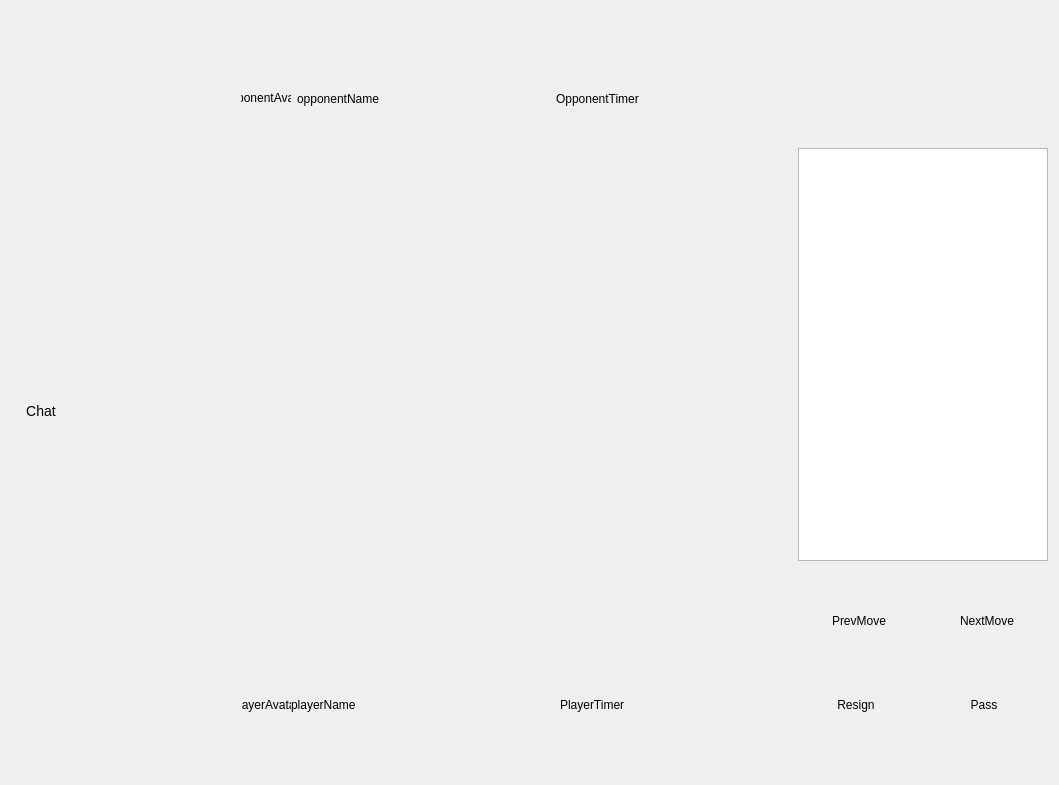
<?xml version="1.0" encoding="UTF-8"?>
<ui version="4.0">
 <class>main</class>
 <widget class="QWidget" name="main">
  <property name="geometry">
   <rect>
    <x>0</x>
    <y>0</y>
    <width>1059</width>
    <height>785</height>
   </rect>
  </property>
  <property name="windowTitle">
   <string>Form</string>
  </property>
  <layout class="QHBoxLayout" name="horizontalLayout_11">
   <item>
    <layout class="QVBoxLayout" name="verticalLayout_2" stretch="1,2,12,2,1">
     <item>
      <spacer name="verticalSpacer_3">
       <property name="orientation">
        <enum>Qt::Orientation::Vertical</enum>
       </property>
       <property name="sizeHint" stdset="0">
        <size>
         <width>20</width>
         <height>40</height>
        </size>
       </property>
      </spacer>
     </item>
     <item>
      <layout class="QHBoxLayout" name="horizontalLayout_8" stretch="4,9,5">
       <item>
        <spacer name="horizontalSpacer_7">
         <property name="orientation">
          <enum>Qt::Orientation::Horizontal</enum>
         </property>
         <property name="sizeHint" stdset="0">
          <size>
           <width>40</width>
           <height>20</height>
          </size>
         </property>
        </spacer>
       </item>
       <item>
        <layout class="QHBoxLayout" name="horizontalLayout" stretch="2,3,7,1,5">
         <item>
          <widget class="QPushButton" name="opponentAvatar">
           <property name="styleSheet">
            <string notr="true">QPushButton#opponentAvatar {
    border: 2px ;           /* зеленая рамка */
    border-radius: 25px;           /* прозрачный фон */
    min-width: 50px;                      /* фиксированный размер */
    min-height: 50px;
    max-width: 50px;
    max-height: 50px;
}

/* Эффект при наведении */
QPushButton#opponentAvatar:hover{
    border-color: #FF9800;                 /* оранжевая рамка при наведении */
    opacity: 0.8;
}</string>
           </property>
           <property name="text">
            <string>opponentAvatar</string>
           </property>
          </widget>
         </item>
         <item>
          <widget class="QLabel" name="opponentName">
           <property name="text">
            <string>opponentName</string>
           </property>
          </widget>
         </item>
         <item>
          <spacer name="horizontalSpacer">
           <property name="orientation">
            <enum>Qt::Orientation::Horizontal</enum>
           </property>
           <property name="sizeHint" stdset="0">
            <size>
             <width>40</width>
             <height>20</height>
            </size>
           </property>
          </spacer>
         </item>
         <item>
          <widget class="QLabel" name="timerOpponent">
           <property name="text">
            <string>OpponentTimer</string>
           </property>
          </widget>
         </item>
         <item>
          <spacer name="horizontalSpacer_2">
           <property name="orientation">
            <enum>Qt::Orientation::Horizontal</enum>
           </property>
           <property name="sizeHint" stdset="0">
            <size>
             <width>40</width>
             <height>20</height>
            </size>
           </property>
          </spacer>
         </item>
        </layout>
       </item>
       <item>
        <spacer name="horizontalSpacer_8">
         <property name="orientation">
          <enum>Qt::Orientation::Horizontal</enum>
         </property>
         <property name="sizeHint" stdset="0">
          <size>
           <width>40</width>
           <height>20</height>
          </size>
         </property>
        </spacer>
       </item>
      </layout>
     </item>
     <item>
      <layout class="QHBoxLayout" name="horizontalLayout_7" stretch="24,1,8">
       <item>
        <layout class="QHBoxLayout" name="horizontalLayout_6" stretch="1,8,20">
         <item>
          <widget class="QPushButton" name="buttonChat">
           <property name="styleSheet">
            <string notr="true">QPushButton#buttonChat {
    border-radius: 5px;
    padding: 8px 15px;
    font-size: 14px;
}</string>
           </property>
           <property name="text">
            <string>Chat</string>
           </property>
          </widget>
         </item>
         <item>
          <spacer name="horizontalSpacer_5">
           <property name="orientation">
            <enum>Qt::Orientation::Horizontal</enum>
           </property>
           <property name="sizeHint" stdset="0">
            <size>
             <width>40</width>
             <height>20</height>
            </size>
           </property>
          </spacer>
         </item>
         <item>
          <widget class="GoBoardWidget" name="boardWidget" native="true"/>
         </item>
        </layout>
       </item>
       <item>
        <spacer name="horizontalSpacer_6">
         <property name="orientation">
          <enum>Qt::Orientation::Horizontal</enum>
         </property>
         <property name="sizeHint" stdset="0">
          <size>
           <width>40</width>
           <height>20</height>
          </size>
         </property>
        </spacer>
       </item>
       <item>
        <layout class="QHBoxLayout" name="horizontalLayout_5" stretch="7">
         <item>
          <layout class="QVBoxLayout" name="verticalLayout" stretch="10,1,2,1">
           <item>
            <widget class="QListWidget" name="historyList">
             <property name="styleSheet">
              <string notr="true"/>
             </property>
            </widget>
           </item>
           <item>
            <spacer name="verticalSpacer">
             <property name="orientation">
              <enum>Qt::Orientation::Vertical</enum>
             </property>
             <property name="sizeHint" stdset="0">
              <size>
               <width>20</width>
               <height>40</height>
              </size>
             </property>
            </spacer>
           </item>
           <item>
            <layout class="QHBoxLayout" name="horizontalLayout_4">
             <item>
              <widget class="QPushButton" name="buttonPrevMove">
               <property name="styleSheet">
                <string notr="true">QPushButton#buttonPrevMove {
    border-radius: 5px;
    padding: 5px 20px;
    font-size: 12px;
}</string>
               </property>
               <property name="text">
                <string>PrevMove</string>
               </property>
              </widget>
             </item>
             <item>
              <widget class="QPushButton" name="buttonNextMove">
               <property name="styleSheet">
                <string notr="true">QPushButton#buttonNextMove {
    border-radius: 5px;
    padding: 5px 20px;
    font-size: 12px;
}</string>
               </property>
               <property name="text">
                <string>NextMove</string>
               </property>
              </widget>
             </item>
            </layout>
           </item>
           <item>
            <spacer name="verticalSpacer_2">
             <property name="orientation">
              <enum>Qt::Orientation::Vertical</enum>
             </property>
             <property name="sizeHint" stdset="0">
              <size>
               <width>20</width>
               <height>40</height>
              </size>
             </property>
            </spacer>
           </item>
          </layout>
         </item>
        </layout>
       </item>
      </layout>
     </item>
     <item>
      <layout class="QHBoxLayout" name="horizontalLayout_10" stretch="4,9,5">
       <property name="spacing">
        <number>0</number>
       </property>
       <item>
        <spacer name="horizontalSpacer_9">
         <property name="orientation">
          <enum>Qt::Orientation::Horizontal</enum>
         </property>
         <property name="sizeHint" stdset="0">
          <size>
           <width>40</width>
           <height>20</height>
          </size>
         </property>
        </spacer>
       </item>
       <item>
        <layout class="QHBoxLayout" name="horizontalLayout_2" stretch="2,3,7,1,5">
         <item>
          <widget class="QPushButton" name="playerAvatar">
           <property name="styleSheet">
            <string notr="true">QPushButton#playerAvatar {
    border: 2px ;           /* зеленая рамка */
    border-radius: 25px;                      /* прозрачный фон */
    min-width: 50px;                      /* фиксированный размер */
    min-height: 50px;
    max-width: 50px;
    max-height: 50px;
}

/* Эффект при наведении */
QPushButton#playerAvatar:hover{
    border-color: #FF9800;                 /* оранжевая рамка при наведении */
    opacity: 0.8;
}</string>
           </property>
           <property name="text">
            <string>playerAvatar</string>
           </property>
          </widget>
         </item>
         <item>
          <widget class="QLabel" name="playerName">
           <property name="text">
            <string>playerName</string>
           </property>
          </widget>
         </item>
         <item>
          <spacer name="horizontalSpacer_3">
           <property name="orientation">
            <enum>Qt::Orientation::Horizontal</enum>
           </property>
           <property name="sizeHint" stdset="0">
            <size>
             <width>40</width>
             <height>20</height>
            </size>
           </property>
          </spacer>
         </item>
         <item>
          <widget class="QLabel" name="timerPlayer">
           <property name="text">
            <string>PlayerTimer</string>
           </property>
          </widget>
         </item>
         <item>
          <spacer name="horizontalSpacer_4">
           <property name="orientation">
            <enum>Qt::Orientation::Horizontal</enum>
           </property>
           <property name="sizeHint" stdset="0">
            <size>
             <width>40</width>
             <height>20</height>
            </size>
           </property>
          </spacer>
         </item>
        </layout>
       </item>
       <item>
        <layout class="QHBoxLayout" name="horizontalLayout_9" stretch="1,8">
         <item>
          <spacer name="horizontalSpacer_10">
           <property name="orientation">
            <enum>Qt::Orientation::Horizontal</enum>
           </property>
           <property name="sizeHint" stdset="0">
            <size>
             <width>40</width>
             <height>20</height>
            </size>
           </property>
          </spacer>
         </item>
         <item>
          <layout class="QHBoxLayout" name="horizontalLayout_3">
           <item>
            <widget class="QPushButton" name="buttonResign">
             <property name="styleSheet">
              <string notr="true">QPushButton#buttonResign {;
    border-radius: 5px;;
    padding: 5px 15px;
    font-size: 12px;
}</string>
             </property>
             <property name="text">
              <string>Resign</string>
             </property>
            </widget>
           </item>
           <item>
            <widget class="QPushButton" name="buttonPass">
             <property name="styleSheet">
              <string notr="true">QPushButton#buttonPass {;
    border-radius: 5px;
    padding: 5px 15px;
    font-size: 12px;
}</string>
             </property>
             <property name="text">
              <string>Pass</string>
             </property>
            </widget>
           </item>
          </layout>
         </item>
        </layout>
       </item>
      </layout>
     </item>
     <item>
      <spacer name="verticalSpacer_4">
       <property name="orientation">
        <enum>Qt::Orientation::Vertical</enum>
       </property>
       <property name="sizeHint" stdset="0">
        <size>
         <width>20</width>
         <height>40</height>
        </size>
       </property>
      </spacer>
     </item>
    </layout>
   </item>
  </layout>
 </widget>
 <customwidgets>
  <customwidget>
   <class>GoBoardWidget</class>
   <extends>QWidget</extends>
   <header>core.go_board_widget</header>
   <container>1</container>
  </customwidget>
 </customwidgets>
 <resources/>
 <connections/>
</ui>
